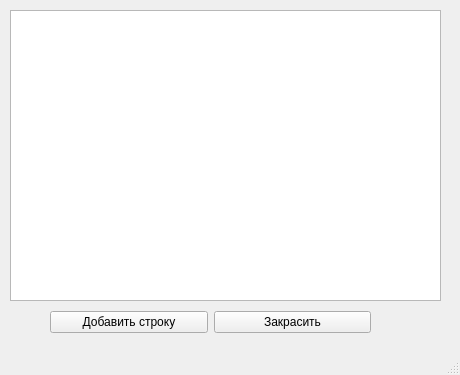
<?xml version="1.0" encoding="UTF-8"?>
<ui version="4.0">
 <class>MainWindow</class>
 <widget class="QMainWindow" name="MainWindow">
  <property name="geometry">
   <rect>
    <x>0</x>
    <y>0</y>
    <width>460</width>
    <height>375</height>
   </rect>
  </property>
  <property name="minimumSize">
   <size>
    <width>460</width>
    <height>375</height>
   </size>
  </property>
  <property name="maximumSize">
   <size>
    <width>460</width>
    <height>375</height>
   </size>
  </property>
  <property name="windowTitle">
   <string>myTable</string>
  </property>
  <widget class="QWidget" name="centralwidget">
   <widget class="QTableWidget" name="tableWidget">
    <property name="geometry">
     <rect>
      <x>10</x>
      <y>10</y>
      <width>431</width>
      <height>291</height>
     </rect>
    </property>
   </widget>
   <widget class="QWidget" name="layoutWidget">
    <property name="geometry">
     <rect>
      <x>50</x>
      <y>310</y>
      <width>321</width>
      <height>25</height>
     </rect>
    </property>
    <layout class="QHBoxLayout" name="horizontalLayout">
     <item>
      <widget class="QPushButton" name="btn_add">
       <property name="text">
        <string>Добавить строку</string>
       </property>
      </widget>
     </item>
     <item>
      <widget class="QPushButton" name="btn_paint">
       <property name="text">
        <string>Закрасить</string>
       </property>
      </widget>
     </item>
    </layout>
   </widget>
  </widget>
  <widget class="QMenuBar" name="menubar">
   <property name="geometry">
    <rect>
     <x>0</x>
     <y>0</y>
     <width>460</width>
     <height>21</height>
    </rect>
   </property>
  </widget>
  <widget class="QStatusBar" name="statusbar"/>
 </widget>
 <resources/>
 <connections/>
</ui>
